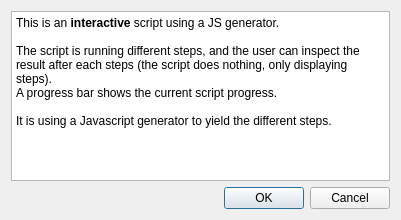
<?xml version="1.0" encoding="UTF-8"?>
<ui version="4.0">
 <class>Form</class>
 <widget class="QWidget" name="Form">
  <property name="geometry">
   <rect>
    <x>0</x>
    <y>0</y>
    <width>401</width>
    <height>220</height>
   </rect>
  </property>
  <property name="windowTitle">
   <string>Example of interactive script</string>
  </property>
  <layout class="QVBoxLayout" name="verticalLayout">
   <item>
    <widget class="QTextEdit" name="textEdit">
     <property name="html">
      <string>&lt;!DOCTYPE HTML PUBLIC &quot;-//W3C//DTD HTML 4.0//EN&quot; &quot;http://www.w3.org/TR/REC-html40/strict.dtd&quot;&gt;
&lt;html&gt;&lt;head&gt;&lt;meta name=&quot;qrichtext&quot; content=&quot;1&quot; /&gt;&lt;meta charset=&quot;utf-8&quot; /&gt;&lt;style type=&quot;text/css&quot;&gt;
p, li { white-space: pre-wrap; }
hr { height: 1px; border-width: 0; }
li.unchecked::marker { content: &quot;\2610&quot;; }
li.checked::marker { content: &quot;\2612&quot;; }
&lt;/style&gt;&lt;/head&gt;&lt;body style=&quot; font-family:'Segoe UI'; font-size:9pt; font-weight:400; font-style:normal;&quot;&gt;
&lt;p style=&quot; margin-top:0px; margin-bottom:0px; margin-left:0px; margin-right:0px; -qt-block-indent:0; text-indent:0px;&quot;&gt;This is an &lt;span style=&quot; font-weight:700;&quot;&gt;interactive&lt;/span&gt; script using a JS generator.&lt;/p&gt;
&lt;p style=&quot;-qt-paragraph-type:empty; margin-top:0px; margin-bottom:0px; margin-left:0px; margin-right:0px; -qt-block-indent:0; text-indent:0px;&quot;&gt;&lt;br /&gt;&lt;/p&gt;
&lt;p style=&quot; margin-top:0px; margin-bottom:0px; margin-left:0px; margin-right:0px; -qt-block-indent:0; text-indent:0px;&quot;&gt;The script is running different steps, and the user can inspect the result after each steps (the script does nothing, only displaying steps).&lt;/p&gt;
&lt;p style=&quot; margin-top:0px; margin-bottom:0px; margin-left:0px; margin-right:0px; -qt-block-indent:0; text-indent:0px;&quot;&gt;A progress bar shows the current script progress.&lt;/p&gt;
&lt;p style=&quot;-qt-paragraph-type:empty; margin-top:0px; margin-bottom:0px; margin-left:0px; margin-right:0px; -qt-block-indent:0; text-indent:0px;&quot;&gt;&lt;br /&gt;&lt;/p&gt;
&lt;p style=&quot; margin-top:0px; margin-bottom:0px; margin-left:0px; margin-right:0px; -qt-block-indent:0; text-indent:0px;&quot;&gt;It is using a Javascript generator to yield the different steps.&lt;/p&gt;&lt;/body&gt;&lt;/html&gt;</string>
     </property>
    </widget>
   </item>
   <item>
    <widget class="QDialogButtonBox" name="buttonBox">
     <property name="standardButtons">
      <set>QDialogButtonBox::Cancel|QDialogButtonBox::Ok</set>
     </property>
    </widget>
   </item>
  </layout>
 </widget>
 <resources/>
 <connections/>
</ui>
